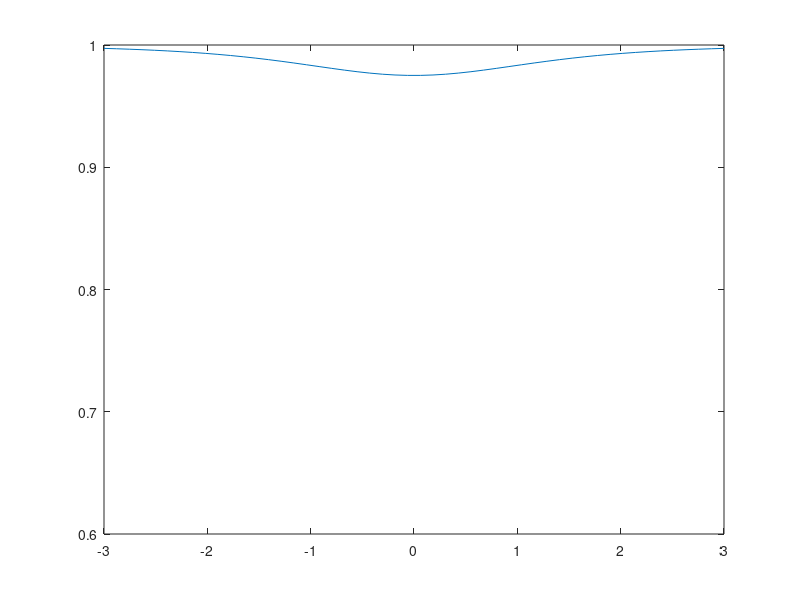

Here is the MATLAB script that generated this plot:
disp('*** aufgabe 8');
clear

x = linspace (-3,3,50);

figure
for a = 1:20
    f = cos(1./(x.^2 + sqrt(a)));
    plot(x,f);
    ylim ([0.6 1]);
    F(a) = getframe;
end
% Abspielen des Movies
movie(F,1);
